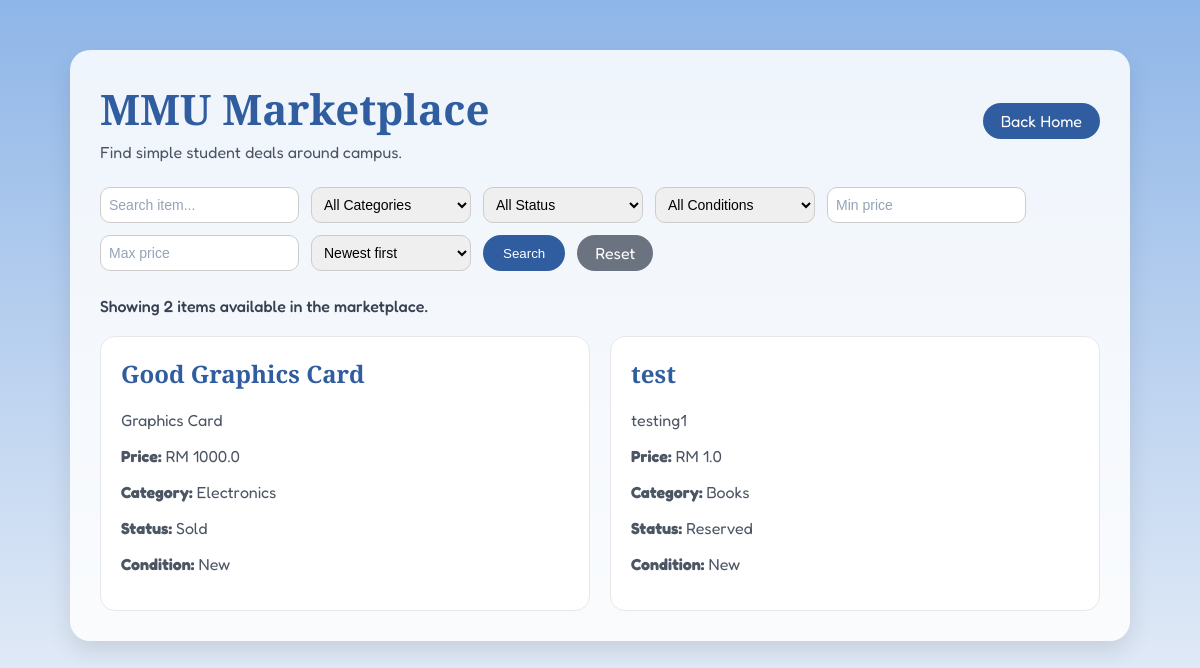
/marketplace, run on an earlier commit of the app's database.
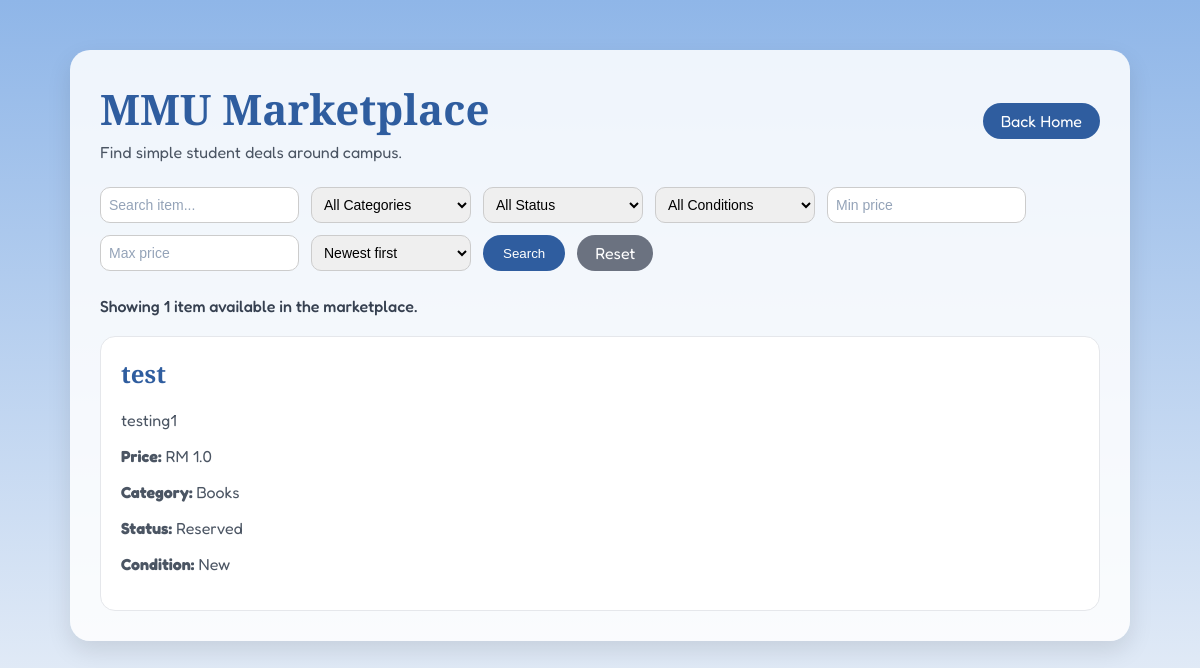
And on a later commit of the database.
### tables this page shows
CREATE TABLE item(
                   id INTEGER PRIMARY KEY AUTOINCREMENT,
                   title TEXT NOT NULL,
                   description TEXT NOT NULL,
                   category_id INTEGER NOT NULL,
                   status_id INTEGER NOT NULL,
                   condition_id INTEGER,
                   price REAL NOT NULL, image TEXT,
                   FOREIGN KEY(category_id) REFERENCES category(id),
                   FOREIGN KEY(status_id) REFERENCES status(id),
                   FOREIGN KEY(condition_id) REFERENCES item_condition(id)
                   );

CREATE TABLE category(
                   id INTEGER PRIMARY KEY AUTOINCREMENT,
                   name TEXT NOT NULL UNIQUE
                   
                   );

CREATE TABLE status(
                   id INTEGER PRIMARY KEY AUTOINCREMENT,
                   condition TEXT NOT NULL UNIQUE
                   
                   );

### app.py (the view, shortened to what this page needs)
@app.route("/marketplace", methods=['GET'])
def marketplace():
    search = request.args.get("search", "").strip()
    category = request.args.get("category", "").strip()
    status = request.args.get("status", "").strip()
    condition = request.args.get("condition", "").strip()
    min_price = request.args.get("min_price", "").strip()
    max_price = request.args.get("max_price", "").strip()
    sort = request.args.get("sort", "newest").strip()
    sort_options = {
        "newest": {
            "label": "Newest first",
            "order_by": "item.id DESC"
        },
        "price_low": {
            "label": "Price: Low to High",
            "order_by": "item.price ASC"
        },
        "price_high": {
            "label": "Price: High to Low",
            "order_by": "item.price DESC"
        },
        "title_az": {
            "label": "Title: A to Z",
            "order_by": "item.title ASC"
        }
    }
    if sort not in sort_options:
        sort = "newest"
    connect = sqlite3.connect("database.db")
    cursor = connect.cursor()
    cursor.execute("SELECT * FROM category")
    categories_list = cursor.fetchall()
    cursor.execute("SELECT * FROM status")
    status_list = cursor.fetchall()
    cursor.execute("SELECT * FROM item_condition")
    conditions_list = cursor.fetchall()
    category_names = {str(row[0]): row[1] for row in categories_list}
    status_names = {str(row[0]): row[1] for row in status_list}
    condition_names = {str(row[0]): row[1] for row in conditions_list}
    if category and category not in category_names:
        category = ""
    if status and status not in status_names:
        status = ""
    if condition and condition not in condition_names:
        condition = ""
    query = """
            SELECT item.id, item.title, item.description, item.price,
                   category.name, status.condition,
                   COALESCE(item_condition.name, 'Not specified')
            FROM item
            JOIN category ON item.category_id = category.id
            JOIN status ON item.status_id = status.id
            LEFT JOIN item_condition ON item.condition_id = item_condition.id
            WHERE 1 = 1
            """
    values = []
    if category:
        query += " AND item.category_id = ?"
        values.append(category)
    if status:
        query += " AND item.status_id = ?"
        values.append(status)
    if condition:
        query += " AND item.condition_id = ?"
        values.append(condition)
    min_price_value = None
    max_price_value = None
    if min_price_value is not None and max_price_value is not None and min_price_value > max_price_value:
        min_price_value, max_price_value = max_price_value, min_price_value
        min_price, max_price = max_price, min_price
    if min_price_value is not None:
        query += " AND item.price >= ?"
        values.append(min_price_value)
    if max_price_value is not None:
        query += " AND item.price <= ?"
        values.append(max_price_value)
    query += " ORDER BY " + sort_options[sort]["order_by"]
    cursor.execute(query, values)
    items = cursor.fetchall()
    connect.close()
    active_params = {}
    if search:
        active_params["search"] = search
    if category:
        active_params["category"] = category
    if status:
        active_params["status"] = status
    if condition:
        active_params["condition"] = condition
    if min_price:
        active_params["min_price"] = min_price
    if max_price:
        active_params["max_price"] = max_price
    if sort != "newest":
        active_params["sort"] = sort
    active_filters = []
    def add_active_filter(key, label, value):
        remove_params = active_params.copy()
        remove_params.pop(key, None)
        active_filters.append({
            "label": label,
            "value": value,
            "remove_url": url_for("marketplace", **remove_params)
        })
    if search:
        add_active_filter("search", "Keyword", search)
    if category:
        add_active_filter("category", "Category", category_names[category])
    if status:
        add_active_filter("status", "Status", status_names[status])
    if condition:
        add_active_filter("condition", "Condition", condition_names[condition])
    if min_price:
        add_active_filter("min_price", "Min price", "RM " + min_price)
    if max_price:
        add_active_filter("max_price", "Max price", "RM " + max_price)
    if sort != "newest":
        add_active_filter("sort", "Sort", sort_options[sort]["label"])
    return render_template("marketplace.html",
                           items=items,
                           categories=categories_list,
                           status=status_list,
                           conditions=conditions_list,
                           sort_options=sort_options,
                           active_filters=active_filters,
                           search=search,
                           selected_category=category,
                           selected_status=status,
                           selected_condition=condition,
                           min_price=min_price,
                           max_price=max_price,
                           selected_sort=sort)

### templates/marketplace.html (shortened to what this page needs)
{% extends "base.html" %}
{% block content %}
<main class="marketplace-page">
    <section class="marketplace-box">
        <header class="marketplace-top">
            <div>
                <h1>MMU Marketplace</h1>
                <p>Find simple student deals around campus.</p>
            </div>
            <a href="{{ url_for('home') }}">Back Home</a>
        </header>
        <form class="marketplace-filter" method="GET" action="{{ url_for('marketplace') }}">
            <input type="text" name="search" placeholder="Search item..." value="{{ search }}">
            <select name="category">
                <option value="">All Categories</option>
            </select>
            <select name="status">
                <option value="">All Status</option>
            </select>
            <select name="condition">
                <option value="">All Conditions</option>
            </select>
            <input type="number" name="min_price" placeholder="Min price" min="0" step="0.01" value="{{ min_price }}">
            <input type="number" name="max_price" placeholder="Max price" min="0" step="0.01" value="{{ max_price }}">
            <select name="sort">
                {% for sort_key, sort_data in sort_options.items() %}
                <option value="{{ sort_key }}" {% if selected_sort==sort_key %}selected{% endif %}>{{ sort_data.label }}
                </option>
                {% endfor %}
            </select>
            <button type="submit">Search</button>
            <a href="{{ url_for('marketplace') }}">Reset</a>
        </form>
        <div class="marketplace-summary">
            <p>
                Showing {{ items|length }} item{% if items|length != 1 %}s{% endif %}
                {% if active_filters %}matching your search and filters{% else %}available in the marketplace{% endif
                %}.
            </p>
        </div>
        <div class="simple-listing-grid">
            {% for item_id, title, description, price, category_name, status_name, condition_name in items %}
            <article class="simple-listing-card">
                <h2>{{ title }}</h2>
                <p>{{ description }}</p>
                <p><b>Price:</b> RM {{ price }}</p>
                <p><b>Category:</b> {{ category_name }}</p>
                <p><b>Status:</b> {{ status_name }}</p>
                <p><b>Condition:</b> {{ condition_name }}</p>
            </article>
            {% else %}
            <div class="empty-marketplace">
                <h2>No items found</h2>
                <p>Try changing your keyword, price range, category, status, or condition filter.</p>
                <a href="{{ url_for('marketplace') }}">Clear all filters</a>
            </div>
            {% endfor %}
        </div>
    </section>
</main>
{% endblock %}

What changed in the data, as far as the page shows it:
removed item: title "Good Graphics Card", description "Graphics Card", price "1000.0", name "Electronics", condition "Sold", condition_name "New"
Also different on the page:
{{ items|length }}: "2" → "1"
text no longer shown: "s"
